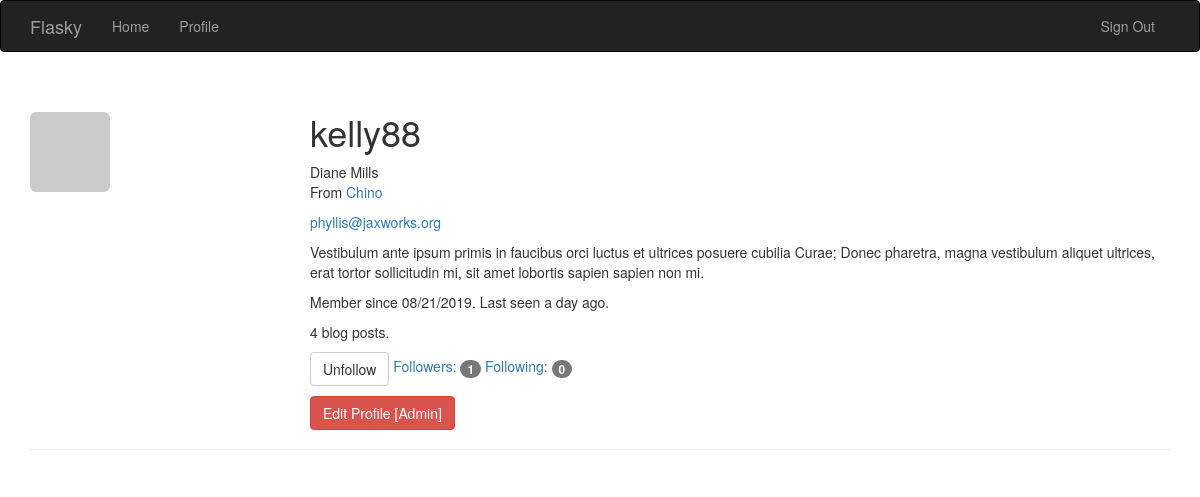
/user/kelly88 (signed in), run on the app's committed database.
### app/models.py (models this page shows, shortened)
class User(UserMixin,db.Model):
    __tablename__ = 'users'
    id = db.Column(db.Integer, primary_key=True)
    username = db.Column(db.String(64), unique=True, index=True)
    role_id = db.Column(db.Integer, db.ForeignKey('roles.id'))
    email = db.Column(db.String(64),unique = True, index=True)
    password_hash = db.Column(db.String(128))
    confirmed = db.Column(db.Boolean, default=False)
    name = db.Column(db.String(64))
    location = db.Column(db.String(64))
    about_me = db.Column(db.Text())
    member_since = db.Column(db.DateTime(), default=datetime.utcnow)
    last_seen = db.Column(db.DateTime(), default=datetime.utcnow)
    avatar_hash = db.Column(db.String(32))
    posts = db.relationship('Post', backref='author', lazy='dynamic')
    followed = db.relationship('Follow', foreign_keys=[Follow.follower_id],
                                backref=db.backref('follower', lazy='joined'),
                                lazy='dynamic',
                                cascade='all, delete-orphan')
    followers = db.relationship('Follow',
                                foreign_keys=[Follow.followed_id],
                                backref=db.backref('followed', lazy='joined'),
                                lazy='dynamic',
                                cascade='all, delete-orphan')
    commnets = db.relationship('Comment', backref='author', lazy='dynamic')
    def can(self, permissions):
        return self.role is not None and \
            (self.role.permissions & permissions) == permissions
    def is_adminstrator(self):
        return self.can(Permission.ADMINISTER)
    @property
    def password(self):
        raise AttributeError('password is not a readable attribute')
    def ping(self):
        self.last_seen = datetime.utcnow()
        db.session.add(self)
    def gravatar(self, size=100, default='identicon', rating='g'):
        if request.is_secure:
            url = 'http://secure.gravatar.com/avatar'
        else:
            url = 'http://www.gravatar.com/avatar'
        hash = self.avatar_hash or hashlib.md5(self.email.encode('utf-8')).hexdigest()
        return '{url}/{hash}?s={size}&d={default}&r={rating}'.format(url=url, hash=hash, size=size, default=default, rating=rating)
    def is_following(self, user):
        return self.followed.filter_by(
            followed_id=user.id).first() is not None

### app/main/views.py (the view)
@main.route('/user/<username>')
@login_required
def user(username):
    user = User.query.filter_by(username=username).first()
    if user is None:
        abort(404)
    return render_template('user.html', user=user)

### app/auth/views.py (called while the page is built)
@auth.before_app_request
def before_request():
	if current_user.is_authenticated:
		current_user.ping()
		if not current_user.confirmed \
				and request.endpoint \
				and request.endpoint[:5] != 'auth.' \
				and request.endpoint != 'static' :
			return redirect(url_for('auth.unconfirmed'))

### app/main/__init__.py (called while the page is built)
@main.app_context_processor
def inject_permissions():
	return dict(Permission=Permission)

### app/models.py (called while the page is built)
@login_manager.user_loader
def load_user(user_id):
    return User.query.get(int(user_id))

### app/templates/user.html (shortened to what this page needs)
{% extends "base.html" %}
{% block page_content %}
<div class="page-header">
    <img class="img-rounded profile-thumbnail" src="{{ user.gravatar(size=256) }}">
    <div class="profile-header">
        <h1>{{ user.username }}</h1>
        {% if user.name or user.location %}
        <p>
            {% if user.name %}{{ user.name }}<br>{% endif %}
            {% if user.location %}
                From <a href="http://www.google.cn/maps/place/{{ user.location }}">{{ user.location }}</a><br>
            {% endif %}
        </p>
        {% endif %}
        {% if current_user.is_adminstrator() %}
        <p><a href="mailto:{{ user.email }}">{{ user.email }}</a></p>
        {% endif %}
        {% if user.about_me %}<p>{{ user.about_me }}</p>{% endif %}
        <p>Member since {{ moment(user.member_since).format('L') }}. Last seen {{ moment(user.last_seen).fromNow() }}.</p>
        <p>{{ user.posts.count() }} blog posts.</p>
        <p>
            {% if current_user.can(Permission.FOLLOW) and user != current_user %}
                {% if not current_user.is_following(user) %}
                <a href="{{ url_for('.follow', username=user.username) }}" class="btn btn-primary">Follow</a>
                {% else %}
                <a href="{{ url_for('.unfollow', username=user.username) }}" class="btn btn-default">Unfollow</a>
                {% endif %}
            {% endif %}
            <a href="{{ url_for('.followers', username=user.username) }}">Followers: <span class="badge">{{ user.followers.count() - 1 }}</span></a>
            <a href="{{ url_for('.followed_by', username=user.username) }}">Following: <span class="badge">{{ user.followed.count() - 1 }}</span></a>
        </p>
        <p>
            {% if current_user.is_adminstrator() %}
            <a class="btn btn-danger" href="{{ url_for('.edit_profile_admin', id=user.id) }}">Edit Profile [Admin]</a>
            {% endif %}
        </p>
    </div>
</div>
{% endblock %}

### app/static/styles.css (style rules this page uses)
.profile-thumbnail { position: absolute; }
.profile-header { min-height: 260px; margin-left: 280px; }

### data on the page
User: username "kelly88", name "Diane Mills", location "Chino", email "phyllis@jaxworks.org", about_me "Vestibulum ante ipsum primis in faucibus orci luctus et ultrices posuere cubilia Curae; Donec pharetra, magna vestibulum aliquet ultrices, erat tortor sollicitudin mi, sit amet lobortis sapien sapien non mi.", member_since "08/21/2019", last_seen "a day ago"

### other printed values
{{ user.posts.count() }} "4"
{{ user.followers.count() - 1 }} "1"
{{ user.followed.count() - 1 }} "0"
